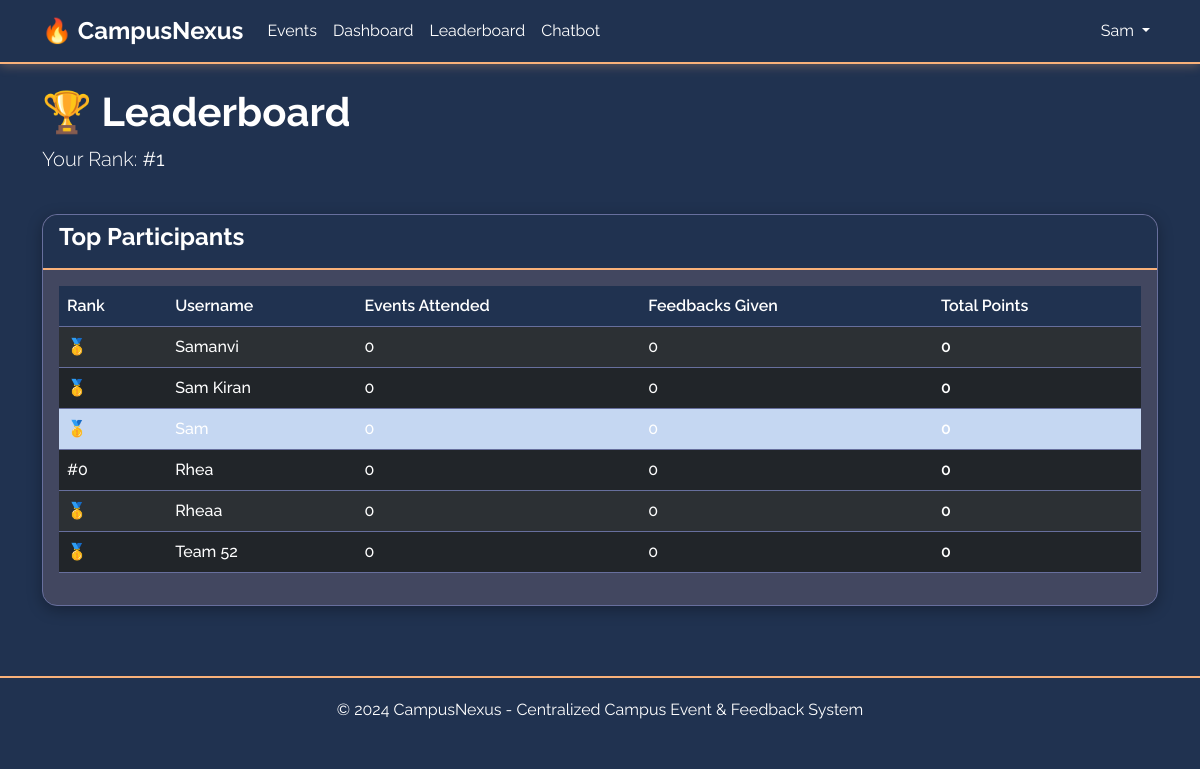
/dashboard/leaderboard/ (signed in), run on the app's committed database.
### users/models.py (models this page shows, shortened)
class User(AbstractUser):
    ROLE_CHOICES = [
        ('student', 'Student'),
        ('admin', 'Admin'),
        ('organizer', 'Organizer'),
    ]
    role = models.CharField(max_length=20, choices=ROLE_CHOICES, default='student')
    email = models.EmailField(unique=True, validators=[EmailValidator(), validate_college_email])
    department = models.CharField(max_length=100, blank=True)
    student_id = models.CharField(max_length=50, unique=True, null=True, blank=True)
    phone_number = models.CharField(max_length=15, blank=True)
    profile_picture = models.ImageField(upload_to='profiles/', null=True, blank=True)
    created_at = models.DateTimeField(auto_now_add=True)
    updated_at = models.DateTimeField(auto_now=True)
    is_verified = models.BooleanField(default=False)
    class Meta:
        db_table = 'users'
        verbose_name = 'User'
        verbose_name_plural = 'Users'
    def is_student(self):
        return self.role == 'student'

class Leaderboard(models.Model):
    user = models.ForeignKey(User, on_delete=models.CASCADE, related_name='leaderboard_entries')
    total_events_attended = models.IntegerField(default=0)
    total_feedback_given = models.IntegerField(default=0)
    total_points = models.IntegerField(default=0)
    rank = models.IntegerField(default=0)
    updated_at = models.DateTimeField(auto_now=True)
    class Meta:
        db_table = 'leaderboard'
        ordering = ['-total_points', '-total_events_attended']

### dashboard/views.py (the view)
# urls.py: path('leaderboard/', views.leaderboard_view, name='leaderboard'),
@login_required
def leaderboard_view(request):
    leaderboard = Leaderboard.objects.select_related('user').order_by('-total_points', '-total_events_attended')[:100]
    try:
        user_leaderboard = Leaderboard.objects.get(user=request.user)
        user_rank = Leaderboard.objects.filter(
            Q(total_points__gt=user_leaderboard.total_points) |
            (Q(total_points=user_leaderboard.total_points) & Q(total_events_attended__gt=user_leaderboard.total_events_attended))
        ).count() + 1
    except Leaderboard.DoesNotExist:
        user_rank = None
    context = {
        'leaderboard': leaderboard,
        'user_rank': user_rank,
    }
    return render(request, 'dashboard/leaderboard.html', context)

### templates/dashboard/leaderboard.html (shortened to what this page needs)
{% extends 'base.html' %}
{% block content %}
<div class="row mb-4">
    <div class="col-12">
        <h1>🏆 Leaderboard</h1>
        {% if user_rank %}
        <p class="lead">Your Rank: <strong>#{{ user_rank }}</strong></p>
        {% endif %}
    </div>
</div>
<div class="row">
    <div class="col-12">
        <div class="card">
            <div class="card-header">
                <h4>Top Participants</h4>
            </div>
            <div class="card-body">
                <table class="table table-dark table-striped">
                    <thead>
                        <tr>
                            <th>Rank</th>
                            <th>Username</th>
                            <th>Events Attended</th>
                            <th>Feedbacks Given</th>
                            <th>Total Points</th>
                        </tr>
                    </thead>
                    <tbody>
                        {% for entry in leaderboard %}
                        <tr {% if entry.user == user %}class="table-primary"{% endif %}>
                            <td>
                                {% if entry.rank == 1 %}🥇
                                {% elif entry.rank == 2 %}🥈
                                {% elif entry.rank == 3 %}🥉
                                {% else %}#{{ entry.rank }}
                                {% endif %}
                            </td>
                            <td>{{ entry.user.username }}</td>
                            <td>{{ entry.total_events_attended }}</td>
                            <td>{{ entry.total_feedback_given }}</td>
                            <td><strong>{{ entry.total_points }}</strong></td>
                        </tr>
                        {% endfor %}
                    </tbody>
                </table>
            </div>
        </div>
    </div>
</div>
{% endblock %}

### templates/base.html (shortened to what this page needs)
<!DOCTYPE html>
<html lang="en">
<head>
    <link href="https://cdn.jsdelivr.net/npm/bootstrap@5.3.0/dist/css/bootstrap.min.css" rel="stylesheet">
    <link href="https://cdn.jsdelivr.net/npm/fullcalendar@5.11.5/main.min.css" rel="stylesheet">
</head>
<body>
    <nav class="navbar navbar-expand-lg navbar-dark">
        <div class="container">
            <a class="navbar-brand" href="{% url 'users:home' %}">🔥 CampusNexus</a>
            <div class="collapse navbar-collapse" id="navbarNav">
                <ul class="navbar-nav me-auto">
                    <li class="nav-item">
                        <a class="nav-link" href="{% url 'events:event_list' %}">Events</a>
                    </li>
                    {% if user.is_authenticated %}
                        {% if user.is_student %}
                            <li class="nav-item">
                                <a class="nav-link" href="{% url 'dashboard:student_dashboard' %}">Dashboard</a>
                            </li>
                            <li class="nav-item">
                                <a class="nav-link" href="{% url 'dashboard:leaderboard' %}">Leaderboard</a>
                            </li>
                        {% endif %}
                        <li class="nav-item">
                            <a class="nav-link" href="{% url 'chatbot:chatbot' %}">Chatbot</a>
                        </li>
                    {% endif %}
                </ul>
                <ul class="navbar-nav">
                    {% if user.is_authenticated %}
                        <li class="nav-item dropdown">
                            <a class="nav-link dropdown-toggle" href="#" id="navbarDropdown" role="button" data-bs-toggle="dropdown">
                                {{ user.username }}
                            </a>
                        </li>
                    {% endif %}
                </ul>
            </div>
        </div>
    </nav>
    <main class="container my-4">
        {% block content %}{% endblock %}
    </main>
    <footer class="footer">
        <div class="container text-center">
            <p class="mb-0">&copy; 2024 CampusNexus - Centralized Campus Event & Feedback System</p>
        </div>
    </footer>
</body>
</html>

### templates/base.html (style rules this page uses)
:root { --white: #ffffff; --light-blue-grey: #676F9D; --medium-blue-grey: #424760; --dark-blue-grey: #203250; --orange: #f9b17a; --text-black: #212529; }
body { background: var(--dark-blue-grey); color: var(--white); font-family: 'Raleway', 'Segoe UI', Tahoma, Geneva, Verdana, sans-serif; min-height: 100vh; }
.navbar { background: var(--dark-blue-grey); border-bottom: 2px solid var(--orange); box-shadow: 0 2px 10px rgba(249, 177, 122, 0.3); }
.navbar-brand { color: #ffffff !important; font-weight: bold; font-size: 1.5rem; }
.navbar-nav .nav-link { color: #ffffff !important; transition: color 0.3s; }
.card { background: var(--medium-blue-grey); border: 1px solid var(--light-blue-grey); border-radius: 15px; box-shadow: 0 4px 15px rgba(0, 0, 0, 0.3); color: var(--white); margin-bottom: 20px; }
.card-body { color: var(--white) !important; }
.card-body strong { color: var(--white) !important; font-weight: 600; }
.card-header { background: var(--dark-blue-grey); color: var(--white); border-bottom: 2px solid var(--orange); border-radius: 15px 15px 0 0 !important; font-weight: 600; }
.footer { background: var(--dark-blue-grey); border-top: 2px solid var(--orange); padding: 20px 0; margin-top: 50px; }
.card { color: var(--white); }
.card p, .card li, .card span, .card div, .card h1, .card h2, .card h3, .card h4, .card h5, .card h6 { color: var(--white) !important; }
.card-title, .card-header h3, .card-header h4 { color: #fff !important; }
.table-dark { background: var(--medium-blue-grey) !important; color: var(--white) !important; }
.table-dark th, .table-dark td { color: var(--white) !important; font-weight: 500; border-color: var(--light-blue-grey) !important; }
.table-dark thead th { background: var(--dark-blue-grey) !important; color: var(--white) !important; font-weight: 600 !important; }
.table-dark tbody tr { background: var(--medium-blue-grey) !important; }
.table-dark tbody tr.table-primary { background: rgba(249, 177, 122, 0.2) !important; color: var(--white) !important; }
main.container { color: #ffffff; }
main.container h1, main.container h2, main.container h3, main.container h4, main.container h5, main.container h6 { color: #ffffff !important; font-weight: bold; }
main.container p, main.container li, main.container span { color: #ffffff; }
main p, main li, main span, main div:not(.card):not(.alert) { color: #ffffff; }
a { color: var(--orange) !important; font-weight: 500; }

### data on the page
User: username "Sam"
Leaderboard: user.username "Samanvi", total_events_attended "0", total_feedback_given "0", total_points "0"
Leaderboard: user.username "Sam Kiran", total_events_attended "0", total_feedback_given "0", total_points "0"
Leaderboard: user.username "Sam", total_events_attended "0", total_feedback_given "0", total_points "0"
Leaderboard: rank "0", user.username "Rhea", total_events_attended "0", total_feedback_given "0", total_points "0"
Leaderboard: user.username "Rheaa", total_events_attended "0", total_feedback_given "0", total_points "0"
Leaderboard: user.username "Team 52", total_events_attended "0", total_feedback_given "0", total_points "0"

### other printed values
{{ user_rank }} "1"
